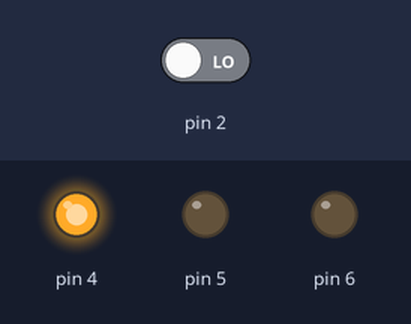
A sketch run on a simulated Arduino Uno, built with avr-gcc and run on an emulated ATmega328P. On the bench: output pins drawn as LEDs (lit = HIGH). The test bench sets the inputs (shaded band); at power-on: pin 2 LOW.

Above: at 2.8 s.
2.9 s: pin 2 driven HIGH
At 4.7 s:
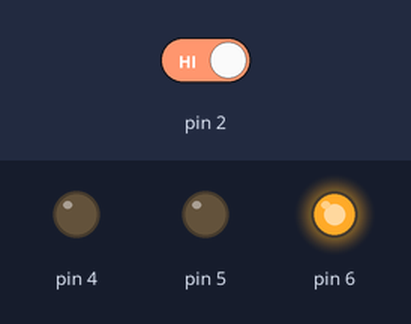
5.5 s: pin 2 driven LOW
At 6.8 s:
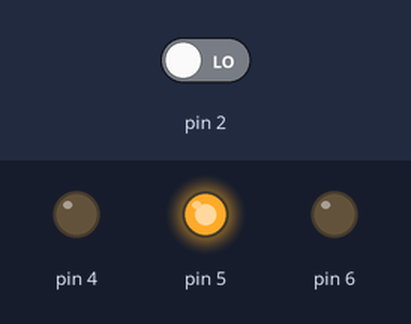
Timing chart, 0 to 8.5 s (numbered marks = the images above; inputs shaded):
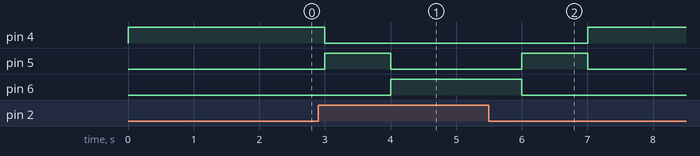

Measured:
- after the input at 2.9 s, pin 4: HIGH → LOW after 0.10 s; pin 5: LOW → HIGH after 0.10 s, → LOW 1.0 s later; pin 6: LOW → HIGH after 1.1 s
- after the input at 5.5 s, pin 4: LOW → HIGH after 1.5 s; pin 5: LOW → HIGH after 0.50 s, → LOW 1.0 s later; pin 6: HIGH → LOW after 0.50 s

The sketch:

MultiStageLight.ino
```cpp
int btnStatus = 0;
int oldBtnStatus = 0;
bool showLight = true;

void setup() {
  pinMode(6, OUTPUT);
  pinMode(5, OUTPUT);
  pinMode(4, OUTPUT);
  pinMode(2, INPUT);

}

void loop() {
  oldBtnStatus = btnStatus;
  btnStatus = digitalRead(2);
  if(btnStatus == HIGH && oldBtnStatus == HIGH){
    digitalWrite(6, HIGH);
    digitalWrite(5, LOW);
    digitalWrite(4, LOW);
  } else if (oldBtnStatus == LOW && btnStatus == LOW){
    digitalWrite(5, LOW);
    digitalWrite(4, HIGH);
    digitalWrite(6, LOW);
  } else {
    digitalWrite(4, LOW);
    digitalWrite(5, HIGH);
    digitalWrite(6, LOW);
  }
  if(btnStatus == oldBtnStatus && btnStatus == LOW){
    showLight = false;
  } else{
    showLight = true;
  }
  Serial.println(btnStatus);
  Serial.println("TEST TEST");
  delay(1000);
}
```
